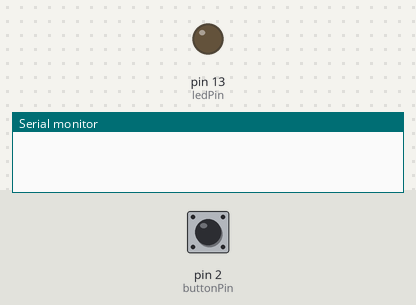
Bench run of a sketch on a simulated Arduino Uno, built with avr-gcc and run on an emulated ATmega328P. Parts: output pins drawn as LEDs (lit = HIGH), the last lines printed to the serial monitor. The test bench sets the inputs (shaded band); at power-on: pin 2 (buttonPin) HIGH.

Above: at 1.2 s.
1.3 s: pin 2 (buttonPin) pulled LOW for 0.15 s
At 1.4 s:
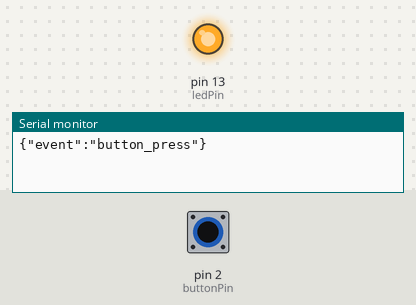
Timing chart, 0 to 4.3 s (numbered marks = the images above; inputs shaded):
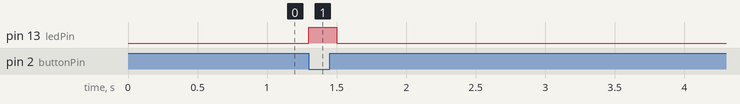

Measured:
- after the input at 1.3 s, pin 13 (ledPin): LOW → HIGH at once, → LOW 0.20 s later

The sketch:

button-alert.ino
```cpp
const int buttonPin = 2; // interrupt-capable
const int ledPin = 13;
volatile bool alert = false;

void setup() {
  pinMode(buttonPin, INPUT_PULLUP);
  pinMode(ledPin, OUTPUT);
  attachInterrupt(digitalPinToInterrupt(buttonPin), onPress, FALLING);
  Serial.begin(115200);
}

void loop() {
  if (alert) {
    alert = false;
    digitalWrite(ledPin, HIGH);
    Serial.println("{\"event\":\"button_press\"}");
    delay(200);
    digitalWrite(ledPin, LOW);
  }
}

void onPress() {
  alert = true;
}
```
